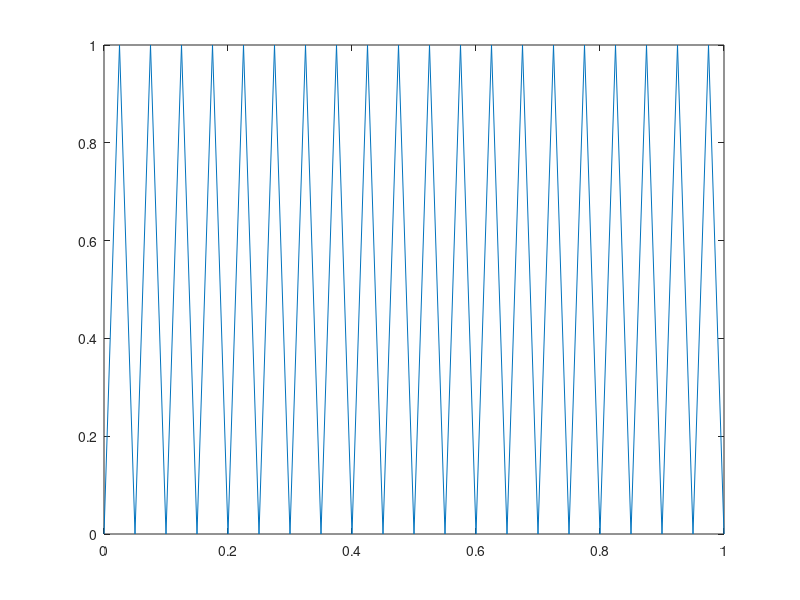

This chart was generated by the following MATLAB code: (Note: this script raises an error after producing the figure.)
clc; clear; 
% vlvlvlv
sigma_min = 0; % the minimum stress range history
sigma_baseline = 1; % the baseline stress
% this is the stress cylic unit that form as a base for the stress reversal
% history
stress_reversal_unit = [sigma_min, sigma_baseline]; 
% num_peaks: this set as a number of peaks to plot. Alternatively, you can set the
% total time set and the frequency to get the number of peaks
InitTime = 0; % initial time
FinalTime = 1; % Final Time
TotTime = FinalTime-InitTime;
freq_time = 20; % number of cycles per unit time
num_peaks = freq_time*TotTime; 
% create the array of stress reversal by replicating the stress reversal
% unit in column wise
stress_array = repmat(stress_reversal_unit,1,num_peaks);
stress_array(end+1) = 0; % the last part of the stress history is set to zero.
% create the time history
time_array = linspace(InitTime,FinalTime,num_peaks*2+1);
% Create plot
h = figure();
axes_parent = axes('Parent',h);
plt = plot(time_array,stress_array);
pltprops.color = 'b';
plt.LineWidth = 1.5;
% Create ylabel
ylabel('Stress (MPa)');
% Create xlabel
xlabel('Time (s)');
title('Constant Stress Loading')
box(axes_parent,'on');
hold(axes_parent,'off');
% Set the remaining axes properties
set(axes_parent,'FontName','Arial','FontSize',12,'FontWeight','bold','LineWidth',...
    1.5);